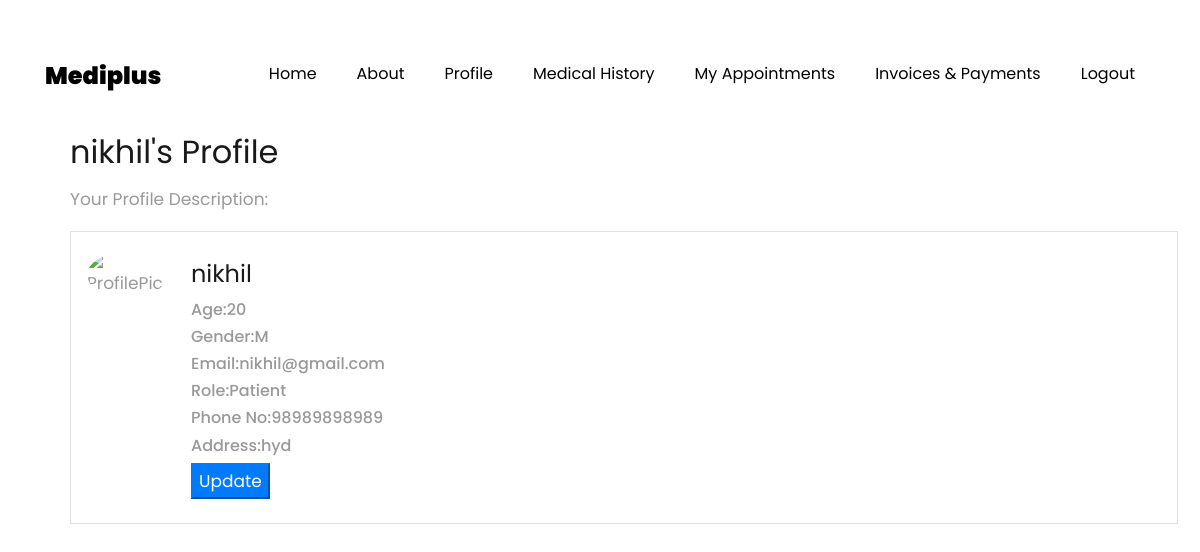
The page /Patient_Profile/ (signed in) on the database its author committed.
### core/models.py (models this page shows, shortened)
class Users(AbstractUser):
    PATIENT=1
    DOCTOR=2
    HR=3
    RECEPTIONIST=4
    ROLE_CHOICES = (
        (PATIENT, 'Patient'),
        (DOCTOR, 'Doctor'),
        (HR,'HR'),
        (RECEPTIONIST,'Receptionist')
    )
    GENDER_CHOICES = (
        ('M', 'Male'),
        ('F', 'Female'),
        ('O', 'Other'),
    )
    role = models.PositiveSmallIntegerField(choices=ROLE_CHOICES,null=True,blank=True)
    gender = models.CharField(max_length=1, choices=GENDER_CHOICES)
    age=models.IntegerField(null=True,blank=True)
    phoneno=models.BigIntegerField(null=True,blank=True)
    address=models.TextField(null=True,blank=True)

### core/views.py (the view)
# urls.py: path('Patient_Profile/',views.Patient_Profile,name='Patient_Profile'),
@login_required
def Patient_Profile(request):
    return render(request,'Patient_Profile.html')

### core/templates/Patient_Profile.html (shortened to what this page needs)
{% extends 'base.html' %}
{% load static %}
{% block content %}
<div class="container mt-3 p-3">
    <h2>{{user.username}}'s Profile</h2>
    <p>Your Profile Description:</p>
    <section class="media border p-3">
      <img src="{% static 'images/UserAvatar.jpg' %}" alt='ProfilePic' class="mr-3 mt-1 rounded-circle" style="width: 80px;">
      <section class="media-body p-2">
        <h4>{{user.username}} <small></small></h4>
        <h6>Age:{{user.age}}</h6>
        <h6>Gender:{{user.gender}}</h6>
        <h6>Email:{{user.email}}</Address></h6>
        <h6>Role:Patient</h6>
        <h6>Phone No:{{user.phoneno}}</h6>
        <h6>Address:{{user.address}}</h6>
        <a href='{% url "ProfileUpdate" user.id %}'><button class='btn-primary'>Update</button></a>
      </div>
    </div>
  {% endblock %}

### rows shown on the page
Users: username "nikhil", age "20", gender "M", email "nikhil@gmail.com", phoneno "98989898989", address "hyd"
